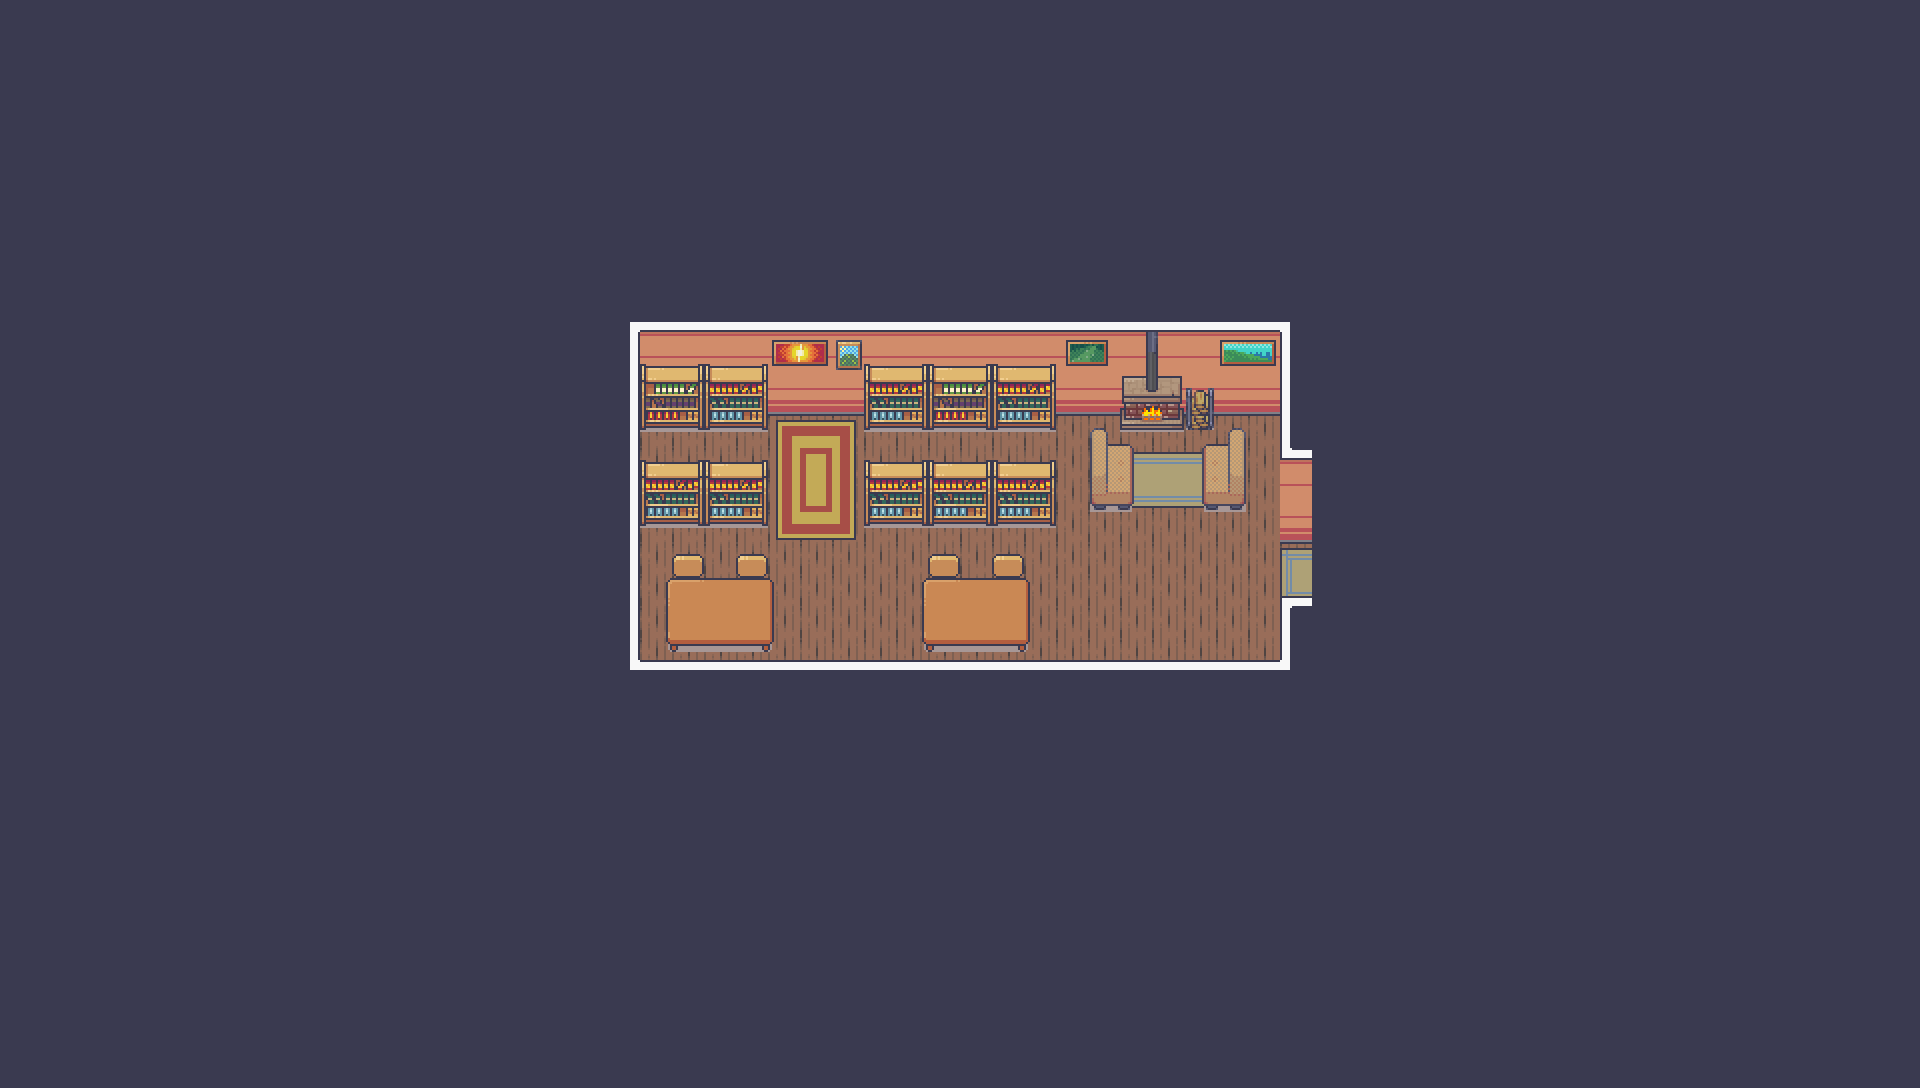

Tiled map render using the project's own tile images. Description and the map definition, with tile-layer contents summarised, below:
An orthogonal 60x34 tile map with 32x32 px tiles, 7 tile layers (Floor, TopWall, Decor, Furniture, ...), 2 tilesets and 18 objects (Bookshelf, mansionroom).

<map version="1.10" tiledversion="1.10.2" orientation="orthogonal" renderorder="right-down" width="60" height="34" tilewidth="32" tileheight="32" infinite="0" nextlayerid="12" nextobjectid="26">
 <editorsettings>
  <export target="library.lua" format="lua" />
 </editorsettings>
 <tileset firstgid="1" name="Walls" tilewidth="32" tileheight="32" tilecount="391" columns="17">
  <image source="Room_Builder_free_32x32.png" width="544" height="736" />
 </tileset>
 <tileset firstgid="392" name="Tiles" tilewidth="32" tileheight="32" tilecount="1424" columns="16">
  <image source="Interiors_free_32x32.png" width="512" height="2848" />
 </tileset>
 <layer id="1" name="Floor" width="60" height="34">
  <data>[2040 cells, 162 non-empty, 1 distinct tile ids]</data>
 </layer>
 <layer id="2" name="TopWall" width="60" height="34">
  <data>[2040 cells, 63 non-empty, 3 distinct tile ids]</data>
 </layer>
 <layer id="3" name="Decor" width="60" height="34">
  <data>[2040 cells, 74 non-empty, 52 distinct tile ids]</data>
 </layer>
 <layer id="4" name="Furniture" width="60" height="34">
  <data>[2040 cells, 34 non-empty, 7 distinct tile ids]</data>
 </layer>
 <layer id="5" name="Furniture2" width="60" height="34">
  <data>[2040 cells, 12 non-empty, 12 distinct tile ids]</data>
 </layer>
 <layer id="6" name="BotWall" width="60" height="34">
  <data>[2040 cells, 1845 non-empty, 16 distinct tile ids]</data>
 </layer>
 <layer id="8" name="Borders" width="60" height="34">
  <data>[2040 cells, 63 non-empty, 4 distinct tile ids]</data>
 </layer>
 <objectgroup id="9" name="Colliders">
  <object id="8" x="644" y="497" width="121" height="32" />
  <object id="9" x="866" y="497" width="191" height="29" />
  <object id="10" x="865" y="366" width="188" height="62" />
  <object id="11" name="Bookshelf" x="641" y="364" width="128" height="65" />
  <object id="12" x="600" y="704" width="713.333" height="30.6667" />
  <object id="13" x="1282.67" y="598.667" width="36" height="140" />
  <object id="14" x="1281.33" y="317.333" width="34.6667" height="224" />
  <object id="15" x="601.333" y="320" width="710.667" height="94.6667" />
  <object id="16" x="593.333" y="318.667" width="46.6667" height="416" />
  <object id="17" x="1118" y="385" width="95" height="41" />
  <object id="18" x="1092" y="457" width="39" height="53" />
  <object id="19" x="1204" y="458" width="42" height="55" />
  <object id="24" x="924" y="580" width="106" height="128" />
  <object id="25" x="669.333" y="579.333" width="102" height="130.667" />
 </objectgroup>
 <objectgroup id="10" name="Swap">
  <object id="1" x="857" y="453" width="213" height="32" />
  <object id="2" x="638" y="454" width="138" height="29" />
  <object id="5" x="1090" y="427" width="157" height="29" />
 </objectgroup>
 <objectgroup id="11" name="Load">
  <object id="20" name="mansionroom" x="1304" y="530.667" width="28" height="74.6667">
   <properties>
    <property name="spawnX" value="480" />
    <property name="spawnY" value="810" />
   </properties>
  </object>
 </objectgroup>
</map>
